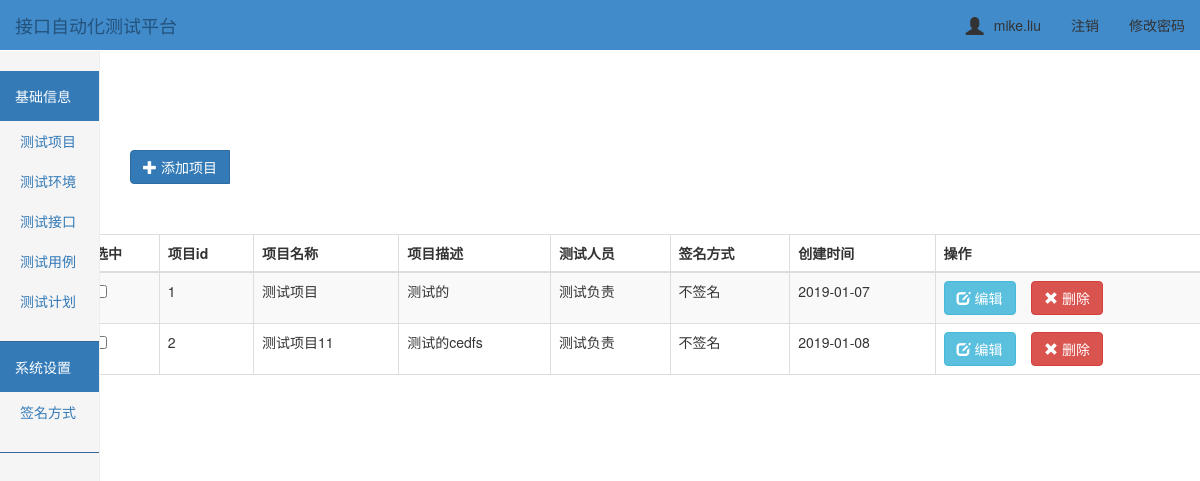
Before: /project/ (signed in) with the older database file.
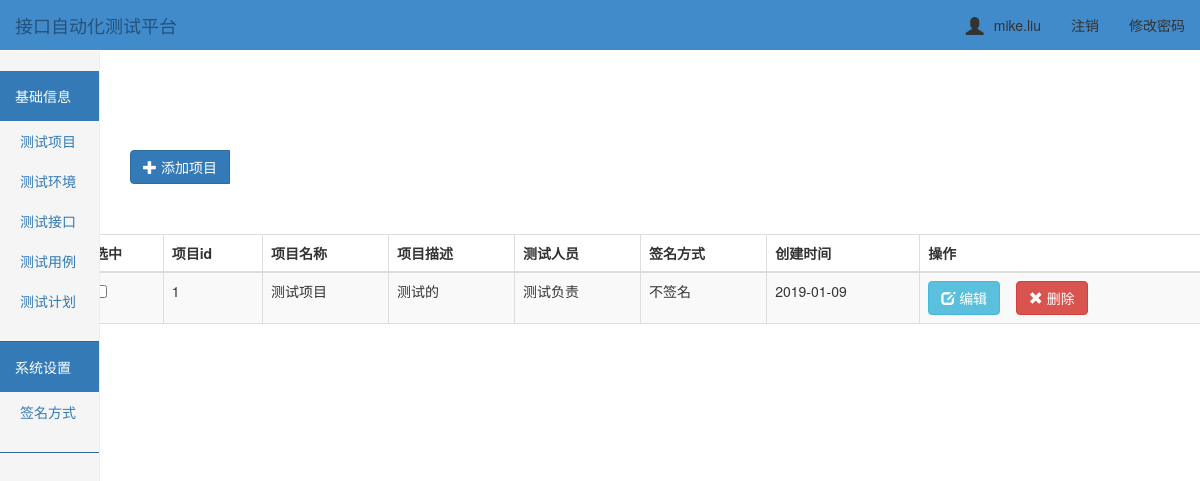
After: the same page with the newer database file.
### ApiTest/models.py (models this page shows, shortened)
class UserInfo(AbstractUser):
    nid = models.AutoField(primary_key=True)
    telephone = models.CharField(max_length=11, null=True, unique=True)
    avatar = models.FileField(upload_to='avatars/', default="/avatars/default.png")
    create_time = models.DateTimeField(verbose_name='创建时间', auto_now_add=True)

class Project(models.Model):
    prj_id = models.AutoField(primary_key=True, null=False)
    prj_name = models.CharField('项目名称', max_length=64)  # 项目名称
    prj_desc = models.CharField('项目描述', max_length=256)  # 项目描述
    testers = models.CharField('测试负责人', max_length=256)  # 项目负责人
    sign = models.ForeignKey('Sign', on_delete=models.CASCADE)  # 签名信息
    create_time = models.DateTimeField('创建时间', auto_now=True)  # 创建时间
    class Meta:
        verbose_name = '项目管理'
        verbose_name_plural = '项目管理'

class Sign(models.Model):
    sign_id = models.AutoField(primary_key=True, null=False)
    sign_name = models.CharField(max_length=64)
    description = models.CharField(max_length=128)
    def __str__(self):
        return self.sign_name

### ApiTest/views.py (the view)
# urls.py: url(r'^project/$', views.project),
@login_required
def project(request):
    project_list = Project.objects.filter().all()
    sign_list = Sign.objects.filter().all()
    return render(request, "project/index.html", {"project_list": project_list, "sign_list": sign_list})

### templates/project/index.html (shortened to what this page needs)
{% extends "../base.html" %}
{% block add %}
<div class="btn-toolbar" role="toolbar">
  <div class="btn-group" style="padding-top: 100px; left: 100px">
    <button type="button" class="btn btn-primary " data-toggle="modal" data-target="#addmyModal">
        <span class="glyphicon glyphicon-plus" aria-hidden="true"></span> 添加项目
    </button>
  </div>
</div>
<div class="container">
        <div class="row">
            <div class="col-md-12">
                <table class="table table-striped table-bordered">
                    <thead>
                        <tr>
                            <th>选中</th>
                            <th>项目id</th>
                            <th>项目名称</th>
                            <th>项目描述</th>
                            <th>测试人员</th>
                            <th>签名方式</th>
                            <th>创建时间</th>
                            <th>操作</th>
                        </tr>
                    </thead>
                    <tbody>
                        {% for project_obj in project_list %}
                            <tr>
                                <td id="che1"><input type="checkbox"/></td>
                                <td>{{project_obj.prj_id}}</td>
                                <td>{{ project_obj.prj_name }}</td>
                                <td>{{ project_obj.prj_desc }}</td>
                                <td>{{ project_obj.testers }}</td>
                                <td>{{ project_obj.sign }}</td>
                                <td>{{ project_obj.create_time|date:'Y-m-d' }}</td>
                                <td>
                                    <a href="/project/{{project_obj.prj_id}}/edit"> <button type="button" class="btn btn-info" data-toggle="modal" data-target="#editmyModal">
                                        <span class="glyphicon glyphicon-edit" aria-hidden="true"></span> 编辑</button></a>
                                        <button class="btn btn-danger btn_delete">
                                        <span class="glyphicon glyphicon-remove" aria-hidden="true"></span> 删除</button>
                                </td>
                            </tr>
                        {% endfor %}
                    </tbody>
                </table>
            </div>
        </div>
    </div>
{% endblock %}

### templates/base.html (shortened to what this page needs)
<!DOCTYPE html>
<html lang="en">
<head>
    <link rel="stylesheet" href="/static/bootstrap-3.3.7/css/bootstrap.css">
    <link rel="stylesheet" href="/static/css/toastr.min.css">
    <link rel="stylesheet" href="/static/css/dashboard.css">
    <link rel="stylesheet" href="/static/css/home.css">
    <link rel="stylesheet" href="/static/css/sweetalert.css">
</head>
<body>
<nav class="tab navbar  navbar-fixed-top">
    <div class="container-fluid">
        <div class="navbar-header">
            <a class="navbar-brand" href="#">接口自动化测试平台</a>
        </div>
        <div class="collapse navbar-collapse" id="bs-example-navbar-collapse-1">
            <ul class="nav navbar-nav navbar-right">
                <li><a href="#"><span id="user_icon"
                                      class="glyphicon glyphicon-user"></span>{{ request.user.username }}</a></li>
                <li><a href="/logout/">注销</a></li>
                <li><a href="/set_pwd/">修改密码</a></li>
            </ul>
        </div>
    </div>
</nav>
<div class="container">
    <div class="left">
        <div class="row">
            <div class="col-sm-3 col-md-1 sidebar">
                <div class="menu">
                    <div class="head bg-primary">基础信息</div>
                    <ul class="nav nav-sidebar">
                        <li><a href="/project/" target="_self">测试项目</a> </li>
                        <li><a href="/env/" target="_self">测试环境</a> </li>
                        <li><a href="#">测试接口</a> </li>
                        <li><a href="#">测试用例</a> </li>
                        <li><a href="#">测试计划</a> </li>
                    </ul>
                </div>
                <div class="menu">
                    <div class="head bg-primary">系统设置</div>
                    <ul class="nav nav-sidebar">
                        <li><a href="/sign/">签名方式</a> </li>
                    </ul>
                </div>
            </div>
        </div>
    </div>
    <div class="right">
        {% block add %}{% endblock %}
    </div>
</div>
</body>
</html>

### static/css/dashboard.css (style rules this page uses)
body { padding-top: 50px; }
.navbar-fixed-top { border: 0; }
.sidebar { display: none; }
@media (min-width: 768px) { .sidebar { position: fixed; top: 51px; bottom: 0; left: 0; z-index: 1000; display: block; padding: 20px; overflow-x: hidden; overflow-y: auto; background-color: #f5f5f5; border-right: 1px solid #eee; } }
.nav-sidebar { margin-right: -21px; margin-bottom: 20px; margin-left: -20px; }
.nav-sidebar > li > a { padding-right: 20px; padding-left: 20px; }

### static/css/home.css (style rules this page uses)
.menu { margin: 0 -20px; border-bottom: 1px solid #336699; }
.head { padding: 15px; }
.menu .nav-sidebar > li > a { padding-right: 40px; padding-left: 40px; }
table { margin-top: 50px; margin-left: 40px; }
.navbar { background-color: #428bca; }
.navbar-brand { color: white; }
.navbar-collapse .navbar-nav > li > a { color: #333333; }

### templates/base.html (style rules this page uses)
#user_icon { font-size: 18px; margin-right: 10px; vertical-align: -3px; }

Changed rows visible on the page:
removed Project: prj_id "2", prj_name "测试项目11", prj_desc "测试的cedfs", testers "测试负责", sign "不签名", create_time "2019-01-08"
changed Project "测试项目": create_time "2019-01-07" → "2019-01-09"
